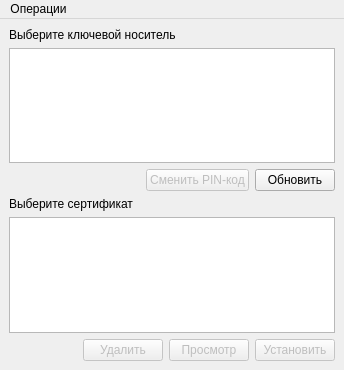
<?xml version="1.0" encoding="UTF-8"?>
<ui version="4.0">
 <author>Борис Макаренко</author>
 <class>MainWindow</class>
 <widget class="QMainWindow" name="MainWindow">
  <property name="geometry">
   <rect>
    <x>0</x>
    <y>0</y>
    <width>344</width>
    <height>370</height>
   </rect>
  </property>
  <property name="sizePolicy">
   <sizepolicy hsizetype="Fixed" vsizetype="Preferred">
    <horstretch>0</horstretch>
    <verstretch>0</verstretch>
   </sizepolicy>
  </property>
  <property name="minimumSize">
   <size>
    <width>344</width>
    <height>0</height>
   </size>
  </property>
  <property name="contextMenuPolicy">
   <enum>Qt::NoContextMenu</enum>
  </property>
  <property name="windowTitle">
   <string>token-manager</string>
  </property>
  <property name="windowIcon">
   <iconset>
    <normaloff>../../../../usr/share/pixmaps/token-manager.png</normaloff>../../../../usr/share/pixmaps/token-manager.png</iconset>
  </property>
  <property name="layoutDirection">
   <enum>Qt::LeftToRight</enum>
  </property>
  <property name="autoFillBackground">
   <bool>false</bool>
  </property>
  <property name="toolButtonStyle">
   <enum>Qt::ToolButtonIconOnly</enum>
  </property>
  <property name="documentMode">
   <bool>false</bool>
  </property>
  <widget class="QWidget" name="centralwidget">
   <layout class="QVBoxLayout" name="verticalLayout_2">
    <item>
     <widget class="QLabel" name="label">
      <property name="lineWidth">
       <number>2</number>
      </property>
      <property name="text">
       <string>&lt;html&gt;&lt;head/&gt;&lt;body&gt;&lt;p&gt;Выберите ключевой носитель&lt;/p&gt;&lt;/body&gt;&lt;/html&gt;</string>
      </property>
     </widget>
    </item>
    <item>
     <widget class="QListView" name="token_list">
      <property name="sizePolicy">
       <sizepolicy hsizetype="MinimumExpanding" vsizetype="Expanding">
        <horstretch>0</horstretch>
        <verstretch>0</verstretch>
       </sizepolicy>
      </property>
      <property name="editTriggers">
       <set>QAbstractItemView::NoEditTriggers</set>
      </property>
     </widget>
    </item>
    <item>
     <layout class="QHBoxLayout" name="horizontalLayout_2">
      <item>
       <spacer name="horizontalSpacer_2">
        <property name="orientation">
         <enum>Qt::Horizontal</enum>
        </property>
        <property name="sizeHint" stdset="0">
         <size>
          <width>40</width>
          <height>20</height>
         </size>
        </property>
       </spacer>
      </item>
      <item>
       <widget class="QPushButton" name="changePIN">
        <property name="enabled">
         <bool>false</bool>
        </property>
        <property name="text">
         <string>Сменить PIN-код</string>
        </property>
       </widget>
      </item>
      <item>
       <widget class="QPushButton" name="token_refresh">
        <property name="text">
         <string>Обновить</string>
        </property>
       </widget>
      </item>
     </layout>
    </item>
    <item>
     <widget class="QLabel" name="label_2">
      <property name="text">
       <string>&lt;html&gt;&lt;head/&gt;&lt;body&gt;&lt;p&gt;Выберите сертификат&lt;/p&gt;&lt;/body&gt;&lt;/html&gt;</string>
      </property>
     </widget>
    </item>
    <item>
     <widget class="QListView" name="cert_list">
      <property name="editTriggers">
       <set>QAbstractItemView::NoEditTriggers</set>
      </property>
     </widget>
    </item>
    <item>
     <layout class="QHBoxLayout" name="horizontalLayout">
      <item>
       <spacer name="horizontalSpacer">
        <property name="orientation">
         <enum>Qt::Horizontal</enum>
        </property>
        <property name="sizeHint" stdset="0">
         <size>
          <width>40</width>
          <height>20</height>
         </size>
        </property>
       </spacer>
      </item>
      <item>
       <widget class="QPushButton" name="cert_delete">
        <property name="enabled">
         <bool>false</bool>
        </property>
        <property name="text">
         <string>Удалить</string>
        </property>
       </widget>
      </item>
      <item>
       <widget class="QPushButton" name="cert_view">
        <property name="enabled">
         <bool>false</bool>
        </property>
        <property name="text">
         <string>Просмотр</string>
        </property>
       </widget>
      </item>
      <item>
       <widget class="QPushButton" name="cert_install">
        <property name="enabled">
         <bool>false</bool>
        </property>
        <property name="text">
         <string>Установить</string>
        </property>
       </widget>
      </item>
     </layout>
    </item>
   </layout>
  </widget>
  <widget class="QMenuBar" name="menuBar">
   <property name="geometry">
    <rect>
     <x>0</x>
     <y>0</y>
     <width>344</width>
     <height>21</height>
    </rect>
   </property>
   <property name="defaultUp">
    <bool>false</bool>
   </property>
   <widget class="QMenu" name="operations">
    <property name="title">
     <string>Операции</string>
    </property>
    <addaction name="add_license"/>
    <addaction name="view_license"/>
    <addaction name="separator"/>
    <addaction name="install_root_certs"/>
    <addaction name="install_crl"/>
    <addaction name="separator"/>
    <addaction name="view_root"/>
    <addaction name="view_crl"/>
   </widget>
   <addaction name="operations"/>
  </widget>
  <action name="add_license">
   <property name="text">
    <string>Ввод лицензии КриптоПро CSP</string>
   </property>
  </action>
  <action name="install_root_certs">
   <property name="text">
    <string>Установка корневых сертификатов</string>
   </property>
  </action>
  <action name="install_crl">
   <property name="text">
    <string>Установка списков отозванных сертификатов</string>
   </property>
  </action>
  <action name="actionAbout">
   <property name="text">
    <string>about</string>
   </property>
  </action>
  <action name="view_license">
   <property name="text">
    <string>Просмотр лицензии КриптоПро CSP</string>
   </property>
  </action>
  <action name="view_root">
   <property name="text">
    <string>Просмотр корневых сертификатов</string>
   </property>
  </action>
  <action name="view_crl">
   <property name="text">
    <string>Просмотр списков отозванных сертификатов</string>
   </property>
  </action>
 </widget>
 <resources/>
 <connections/>
</ui>
